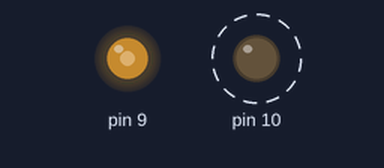
A sketch run on a simulated Arduino Uno, built with avr-gcc and run on an emulated ATmega328P. Parts: output pins drawn as LEDs (lit = HIGH). Dashed ring = blinking.

Above: at 0.2 s.
Timing chart, 0 to 3.0 s (numbered marks = the images above):
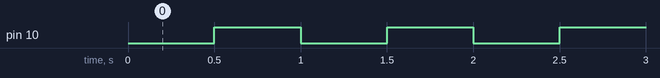

Measured:
- by itself, pin 10: alternates HIGH for 0.50 s and LOW for 0.50 s

The sketch:

Timer_Interrupt_example.ino
```cpp
/*
 *  Timer1 library example
 *  June 2008 | jesse dot tane at gmail dot com
 */

#include "TimerOne.h"

void setup()
{
  pinMode(10, OUTPUT);
  Timer1.initialize(500000);         // initialize timer1, and set a 1/2 second period
  Timer1.pwm(9, 512);                // setup pwm on pin 9, 50% duty cycle
  Timer1.attachInterrupt(callback);  // attaches callback() as a timer overflow interrupt
}

void callback()
{
  digitalWrite(10, digitalRead(10) ^ 1);
}

void loop()
{
  // your program here...
}
```
